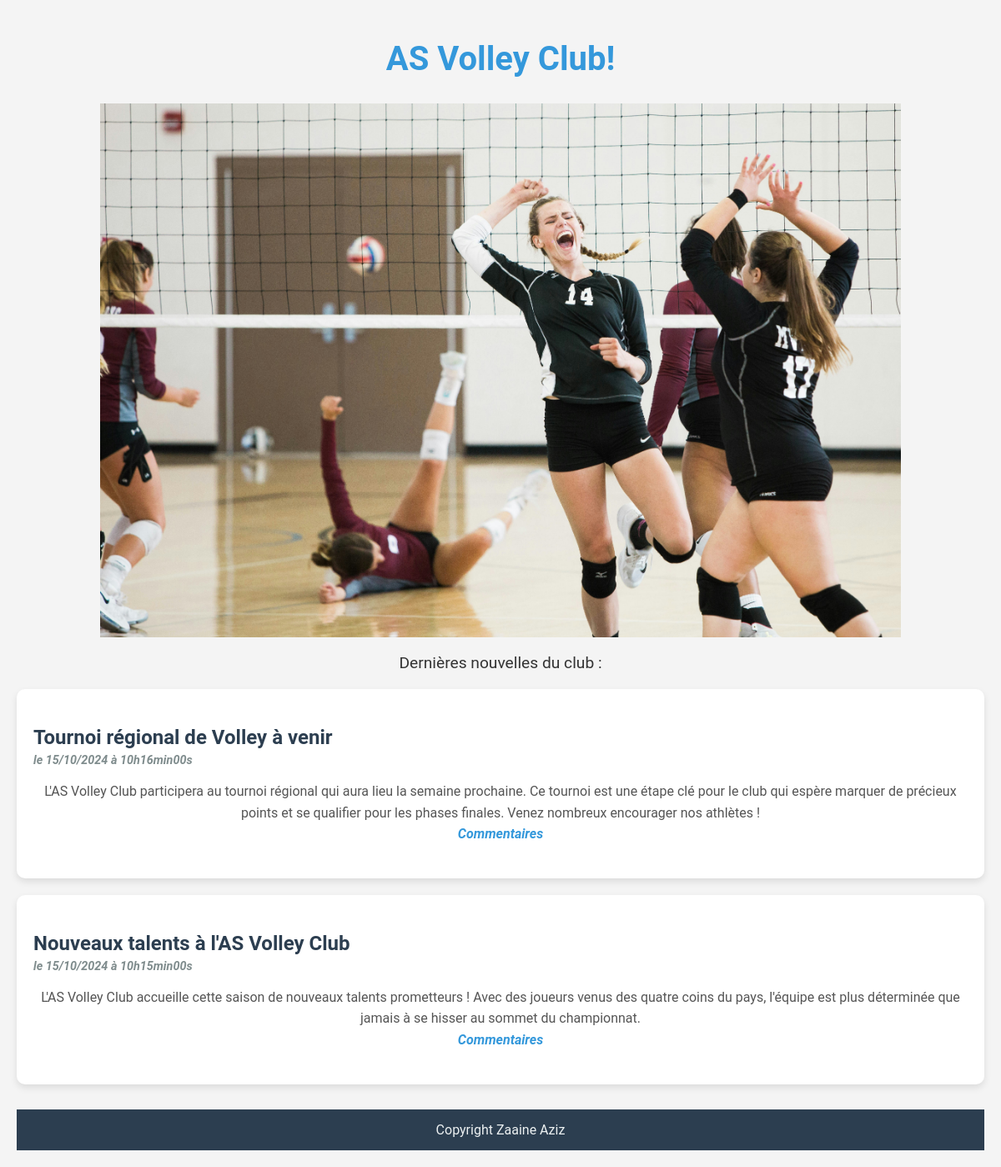
/blog/index.php, run on the app's committed database.
### tables this page shows
CREATE TABLE `posts` (
  `id` int(11) NOT NULL,
  `title` varchar(255) NOT NULL,
  `content` text NOT NULL,
  `creation_date` datetime NOT NULL
);

### blog/src/controllers/homepage.php (called while the page is built, shortened)
<?php
require_once('src/lib/database.php');
require_once('src/model/post.php');
class homepage
{
    public function execute()
    {
        $postRepository = new PostRepository();
        $postRepository ->connection = new DatabaseConnection();
        $posts = $postRepository ->getPosts();
        require('templates/homepage.php');
    }
}

### blog/src/lib/database.php (called while the page is built, shortened)
<?php
class DatabaseConnection
{
    public ?\PDO $database = null ;
    public function getConnection(): \PDO
    {
        if ($this->database === null) {
            $this->database = new \PDO('mysql:host=localhost;dbname=blog;charset=utf8', 'blog', 'password');
        }
        return $this -> database;
    }
}

### blog/src/model/post.php (called while the page is built, shortened)
<?php
require_once('src/lib/database.php');
class PostRepository
{
    public DatabaseConnection $connection;
    public function getPosts(): array
    {
        $statement = $this->connection->getConnection()->query(
            "SELECT id, title, content, DATE_FORMAT(creation_date, '%d/%m/%Y à %Hh%imin%ss') AS french_creation_date FROM posts ORDER BY creation_date DESC LIMIT 0, 5"
        );
        $posts = [];
        while (($row = $statement->fetch())) {
            $post = new Post();
            $post->title = $row['title'];
            $post->frenchCreationDate = $row['french_creation_date'];
            $post->content = $row['content'];
            $post->identifier = $row['id'];
            $posts[] = $post;
        }
        return $posts;
    }
}

### blog/templates/homepage.php (the view, shortened to what this page needs)
<h1>AS Volley Club!</h1>
<img src="src/assets/AVBN.jpg" alt="team-volley" class="picture">
<p>Dernières nouvelles du club :</p>
<?php
foreach ($posts as $post) {
    ?>
    <div class="news">
        <h3>
            <?= htmlspecialchars($post->title); ?>
            <em>le <?= $post->frenchCreationDate; ?></em>
        </h3>
        <p>
            <?= nl2br(htmlspecialchars($post->content)); ?>
            <br />
            <em><a href="index.php?action=post&id=<?= urlencode($post->identifier) ?>">Commentaires</a></em>
        </p>
    </div>
<?php
}
?>
<?php $content = ob_get_clean(); ?>
<?php require('layout.php') ?>

### blog/index.php (shortened to what this page needs)
<?php
require_once('src/controllers/homepage.php');
require_once('src/controllers/post.php');
try {
    if (isset($_GET['action']) && $_GET['action'] !== '') {
        if ($_GET['action'] === 'post') {
            if (isset($_GET['id']) && $_GET['id'] > 0) {
                $identifier = $_GET['id'];
                (new Post())->execute($identifier);
            } else {
                throw new Exception('Aucun identifiant de billet envoyé');
            }
        } elseif ($_GET['action'] === 'addComment') {
            if (isset($_GET['id']) && $_GET['id'] > 0) {
                $identifier = $_GET['id'];
                (new AddComment())->execute($identifier, $_POST);
            } else {
                throw new Exception('Aucun identifiant de billet envoyé');
            }
        } elseif ($_GET['action'] === 'updateComment') {
            if (isset($_GET['id']) && $_GET['id'] > 0) {
                $identifier = $_GET['id'];
                $input = null;
                if ($_SERVER['REQUEST_METHOD'] === 'POST') {
                    $input = $_POST;
                }
                (new UpdateComment())->execute($identifier, $input);
            } else {
                throw new Exception('Aucun identifiant de commentaire envoyé');
            }
        } else {
            throw new Exception("La page que vous recherchez n'existe pas.");
        }
    } else {
        (new Homepage())->execute();
    }
} catch (Exception $e) {
    $errorMessage = $e->getMessage();
    require('templates/error.php');
}

### blog/templates/layout.php (shortened to what this page needs)
<!DOCTYPE html>
<html>
    <head>
        <link rel="stylesheet" href="src/styles/style.css">
    </head>
    <body>
        <?= $content ?>
    </body>
    <footer> Copyright Zaaine Aziz</footer>
</html>

### blog/src/styles/style.css (style rules this page uses)
body { font-family: "Roboto", sans-serif; background-color: #f4f4f4; color: #333; margin: 0; padding: 20px; }
h1 { color: #3498db; font-size: 2.5rem; text-align: center; margin-bottom: 30px; }
.picture { height: 40rem; display: flex; flex-direction: row; justify-content: center; margin: auto; }
p { font-size: 1.2rem; text-align: center; margin-bottom: 20px; }
.news { background-color: #fff; padding: 20px; margin-bottom: 20px; border-radius: 10px; box-shadow: 0 4px 8px rgba(0, 0, 0, 0.1); transition: transform 0.3s ease, box-shadow 0.3s ease; }
.news h3 { color: #2c3e50; font-size: 1.5rem; margin-bottom: 10px; }
.news h3 em { font-size: 0.9rem; color: #7f8c8d; display: block; margin-top: 5px; }
.news p { font-size: 1rem; line-height: 1.6; color: #555; }
.news a { color: #3498db; text-decoration: none; font-weight: bold; transition: color 0.3s ease; }
.news { background-color: #fff; padding: 20px; margin-bottom: 20px; border-radius: 10px; box-shadow: 0 4px 8px rgba(0, 0, 0, 0.1); }
footer { background-color: #2c3e50; color: #ecf0f1; text-align: center; padding: 15px 0; font-size: 1rem; margin-top: 30px; font-family: "Roboto", sans-serif; }

### data on the page
posts: title "Tournoi régional de Volley à venir", frenchCreationDate "15/10/2024 à 10h16min00s", content "L'AS Volley Club participera au tournoi régional qui aura lieu la semaine prochaine. Ce tournoi est une étape clé pour le club qui espère marquer de précieux points et se qualifier pour les phases finales. Venez nombreux encourager nos athlètes !"
posts: title "Nouveaux talents à l'AS Volley Club", frenchCreationDate "15/10/2024 à 10h15min00s", content "L'AS Volley Club accueille cette saison de nouveaux talents prometteurs ! Avec des joueurs venus des quatre coins du pays, l'équipe est plus déterminée que jamais à se hisser au sommet du championnat."
